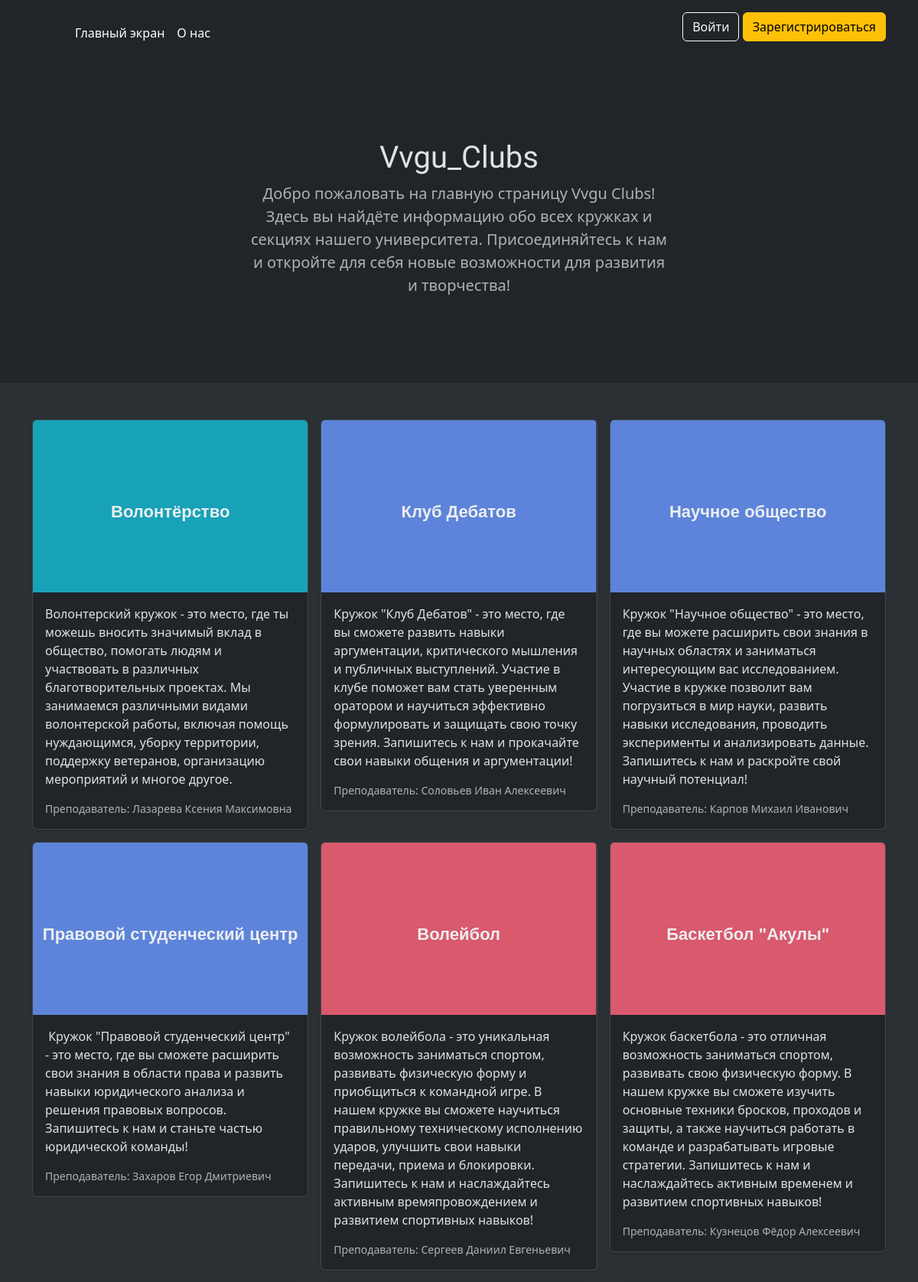
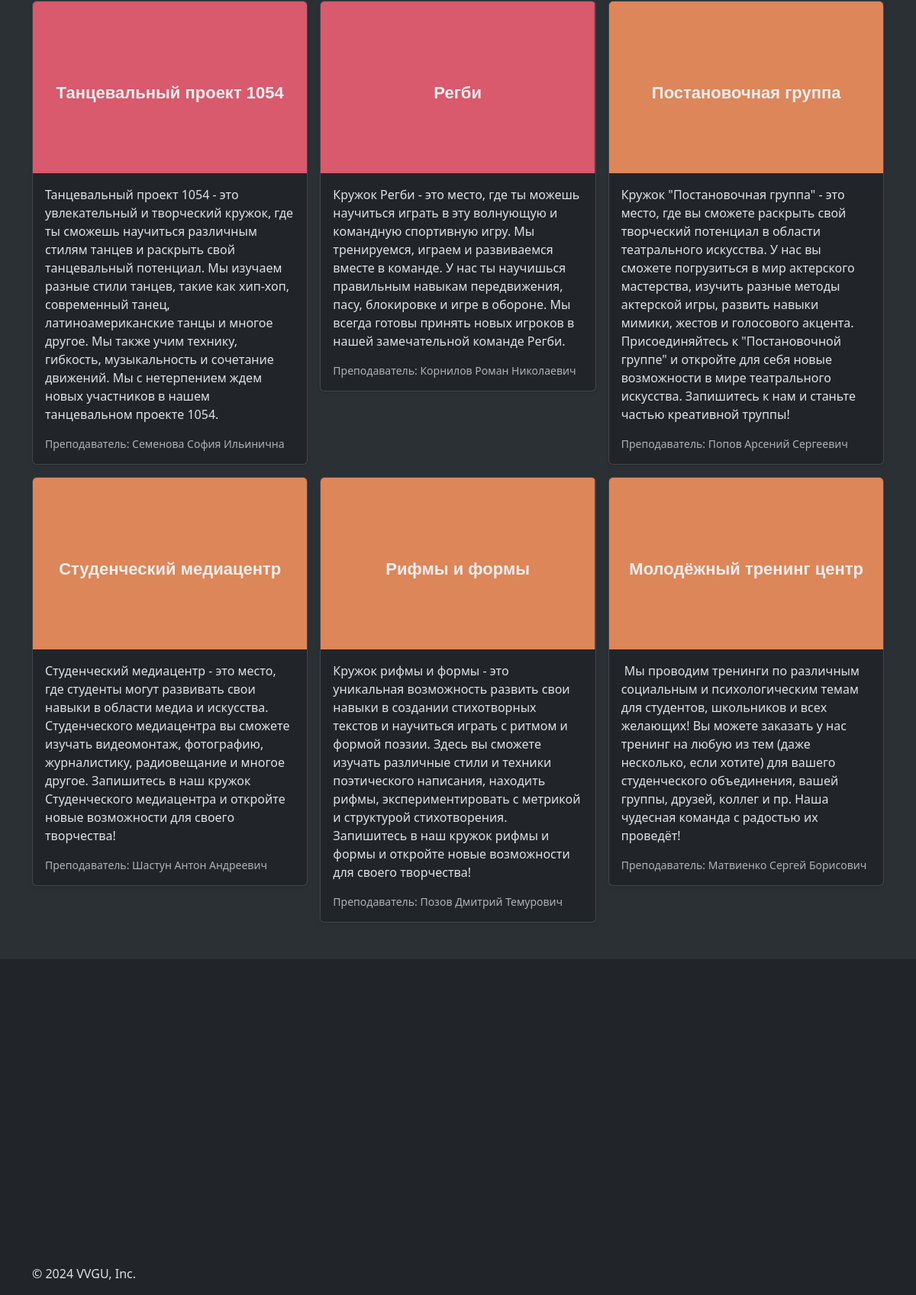
/index, run on the app's committed database (2 pictures, top to bottom).
### data/clubs.py (models this page shows)
class Clubs(SqlAlchemyBase):
    __tablename__ = 'clubs'
    id = sqlalchemy.Column(sqlalchemy.Integer,
                           primary_key=True, autoincrement=True, unique=True)
    title = sqlalchemy.Column(sqlalchemy.String, nullable=True)
    teacher_name = sqlalchemy.Column(sqlalchemy.String, nullable=True)
    type = sqlalchemy.Column(sqlalchemy.String, nullable=True)
    is_closed = sqlalchemy.Column(sqlalchemy.Boolean, nullable=True, default=False)
    about = sqlalchemy.Column(sqlalchemy.String)

### app.py (the view)
@app.route('/')
@app.route('/index')
def index():
    db_sess = db_session.create_session()
    clubss = db_sess.query(clubs.Clubs).all()
    db_sess.close()
    return render_template("index.html", clubs=clubss)

### data/db_session.py (called while the page is built)
def create_session() -> Session:
    global __factory
    return __factory()

### templates/index.html (shortened to what this page needs)
{% extends 'base.html' %}
{% block body %}
<main>
    <section class="py-5 text-center container">
        <div class="row py-lg-5">
            <div class="col-lg-6 col-md-8 mx-auto">
                {% if current_user.is_authenticated and not current_user.is_teacher %}
                <h1 id="titlee">Vvgu_Clubs</h1>
                <h1>Выберите кружок на который вы хотите записаться</h1>
                {% elif current_user.is_teacher %}
                <h1>Кружки для учеников</h1>
                {% else %}
                <h1 id="titlee">Vvgu_Clubs</h1>
                <p class="lead text-body-secondary">
                    Добро пожаловать на главную страницу Vvgu Clubs!
                    Здесь вы найдёте информацию обо всех кружках и секциях нашего университета.
                    Присоединяйтесь к нам и откройте для себя новые возможности для развития и творчества!
                </p>
                {% endif %}
            </div>
        </div>
    </section>
    <div class="album py-5 bg-body-tertiary">
        <div class="container">
            <div class="row row-cols-1 row-cols-sm-2 row-cols-md-3 g-3">
                {% for club in clubs %}
                <div class="col">
                    <div class="card shadow-sm ">
                        <svg class="bd-placeholder-img card-img-top" width="100%" height="225"
                             xmlns="http://www.w3.org/2000/svg" role="img" aria-label="Placeholder: Thumbnail"
                             preserveAspectRatio="xMidYMid slice" focusable="false"><title>Placeholder</title>
                            {% if club.type == 'vol' %}
                            <rect width="100%" height="100%" fill="#17a2b8"></rect>
                            {% elif club.type == 'sp' %}
                            <rect width="100%" height="100%" fill="#D9596D"></rect>
                            {% elif club.type == 'na' %}
                            <rect width="100%" height="100%" fill="#5D84DA"></rect>
                            {% elif club.type == 'tv' %}
                            <rect width="100%" height="100%" fill="#DD865A"></rect>
                            {% else %}
                            <rect width="100%" height="100%" fill="#55595c"></rect>
                            {% endif %}
                            <text x="50%" y="50%" fill="#eceeef" dy=".3em" text-anchor="middle"
                                  dominant-baseline="central"
                                  style="font-size: 22px; font-weight: bold; font-family: Arial;">
                                {{ club.title }}
                            </text>
                        </svg>
                        <div class="card-body">
                            <p class="card-text">{{ club.about }}</p>
                            <div class="d-flex justify-content-between align-items-center">
                                <small class="text-body-secondary">Преподаватель: {{ club.teacher_name }}</small>
                            </div>
                        </div>
                    </div>
                </div>
                {% endfor %}
            </div>
        </div>
    </div>
</main>
<div id="map" style="width: 85%; height: 400px; margin: 0 auto"></div>
{% endblock %}

### templates/index.html (style rules this page uses)
#titlee { font-family: "Irish Grover", system-ui; font-weight: 400; font-style: normal; }

### data on the page
Clubs: title "Волонтёрство", about "Волонтерский кружок - это место, где ты можешь вносить значимый вклад в общество, помогать людям и участвовать в различных благотворительных проектах. Мы занимаемся различными видами волонтерской работы, включая помощь нуждающимся, уборку территории, поддержку ветеранов, организацию мероприятий и многое другое.", teacher_name "Лазарева Ксения Максимовна"
Clubs: title "Клуб Дебатов", about "Кружок \"Клуб Дебатов\" - это место, где вы сможете развить навыки аргументации, критического мышления и публичных выступлений. Участие в клубе поможет вам стать уверенным оратором и научиться эффективно формулировать и защищать свою точку зрения. Запишитесь к нам и прокачайте свои навыки общения и аргументации!", teacher_name "Соловьев Иван Алексеевич"
Clubs: title "Научное общество", about "Кружок \"Научное общество\" - это место, где вы можете расширить свои знания в научных областях и заниматься интересующим вас исследованием. Участие в кружке позволит вам погрузиться в мир науки, развить навыки исследования, проводить эксперименты и анализировать данные. Запишитесь к нам и раскройте свой научный потенциал!", teacher_name "Карпов Михаил Иванович"
Clubs: title "Правовой студенческий центр", about "Кружок \"Правовой студенческий центр\" - это место, где вы сможете расширить свои знания в области права и развить навыки юридического анализа и решения правовых вопросов. Запишитесь к нам и станьте частью юридической команды!", teacher_name "Захаров Егор Дмитриевич"
Clubs: title "Волейбол", about "Кружок волейбола - это уникальная возможность заниматься спортом, развивать физическую форму и приобщиться к командной игре. В нашем кружке вы сможете научиться правильному техническому исполнению ударов, улучшить свои навыки передачи, приема и блокировки. Запишитесь к нам и наслаждайтесь активным времяпровождением и развитием спортивных навыков!", teacher_name "Сергеев Даниил Евгеньевич"
Clubs: title "Баскетбол \"Акулы\"", about "Кружок баскетбола - это отличная возможность заниматься спортом, развивать свою физическую форму. В нашем кружке вы сможете изучить основные техники бросков, проходов и защиты, а также научиться работать в команде и разрабатывать игровые стратегии. Запишитесь к нам и наслаждайтесь активным временем и развитием спортивных навыков!", teacher_name "Кузнецов Фёдор Алексеевич"
Clubs: title "Танцевальный проект 1054", about "Танцевальный проект 1054 - это увлекательный и творческий кружок, где ты сможешь научиться различным стилям танцев и раскрыть свой танцевальный потенциал. Мы изучаем разные стили танцев, такие как хип-хоп, современный танец, латиноамериканские танцы и многое другое. Мы также учим технику, гибкость, музыкальность и сочетание движений. Мы с нетерпением ждем новых участников в нашем танцевальном проекте 1054.", teacher_name "Семенова София Ильинична"
Clubs: title "Регби", about "Кружок Регби - это место, где ты можешь научиться играть в эту волнующую и командную спортивную игру. Мы тренируемся, играем и развиваемся вместе в команде. У нас ты научишься правильным навыкам передвижения, пасу, блокировке и игре в обороне. Мы всегда готовы принять новых игроков в нашей замечательной команде Регби.", teacher_name "Корнилов Роман Николаевич"
Clubs: title "Постановочная группа", about "Кружок \"Постановочная группа\" - это место, где вы сможете раскрыть свой творческий потенциал в области театрального искусства. У нас вы сможете погрузиться в мир актерского мастерства, изучить разные методы актерской игры, развить навыки мимики, жестов и голосового акцента. Присоединяйтесь к \"Постановочной группе\" и откройте для себя новые возможности в мире театрального искусства. Запишитесь к нам и станьте частью креативной труппы!", teacher_name "Попов Арсений Сергеевич"
Clubs: title "Студенческий медиацентр", about "Студенческий медиацентр - это место, где студенты могут развивать свои навыки в области медиа и искусства. Студенческого медиацентра вы сможете изучать видеомонтаж, фотографию, журналистику, радиовещание и многое другое. Запишитесь в наш кружок Студенческого медиацентра и откройте новые возможности для своего творчества!", teacher_name "Шастун Антон Андреевич"
Clubs: title "Рифмы и формы", about "Кружок рифмы и формы - это уникальная возможность развить свои навыки в создании стихотворных текстов и научиться играть с ритмом и формой поэзии. Здесь вы сможете изучать различные стили и техники поэтического написания, находить рифмы, экспериментировать с метрикой и структурой стихотворения. Запишитесь в наш кружок рифмы и формы и откройте новые возможности для своего творчества!", teacher_name "Позов Дмитрий Темурович"
Clubs: title "Молодёжный тренинг центр", about "Мы проводим тренинги по различным социальным и психологическим темам для студентов, школьников и всех желающих! Вы можете заказать у нас тренинг на любую из тем (даже несколько, если хотите) для вашего студенческого объединения, вашей группы, друзей, коллег и пр. Наша чудесная команда с радостью их проведёт!", teacher_name "Матвиенко Сергей Борисович"
